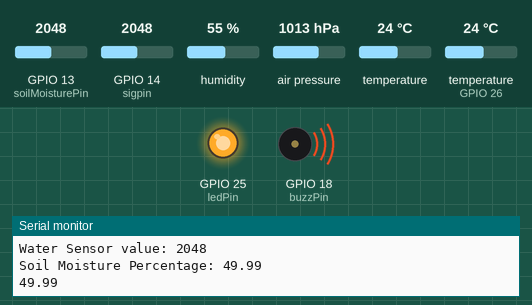
Recording of a sketch running on a simulated ESP32. Shown: output pins drawn as LEDs (lit = HIGH), buzzer (waves = sounding, pin HIGH), the last lines printed to the serial monitor. The inputs (shaded band) are chosen by the test bench; at power-on: GPIO 14 (sigpin) = 2048, GPIO 13 (soilMoisturePin) = 2048, humidity 55 %, air pressure 1013 hPa, temperature 24 °C, temperature (sensor on GPIO 26) 24 °C. WiFi joins after 1.5 s; servers stay silent unless stated; pins used as bus, display or sensor lines are not drawn.

Above: at 6.1 s.
6.2 s: GPIO 14 (sigpin) set to 1065
10.9 s: GPIO 14 (sigpin) set to 968
At 13.9 s:
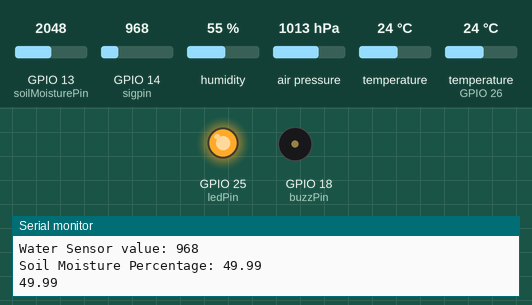
19.8 s: GPIO 14 (sigpin) set to 1040
At 22.56 s:
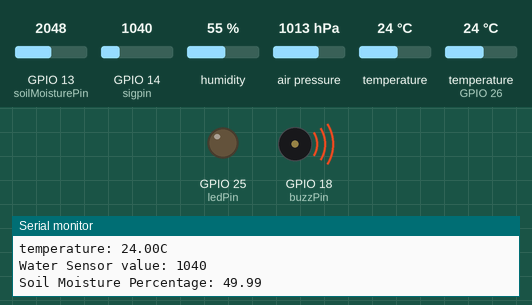
27.6 s: GPIO 14 (sigpin) set to 960
At 29.4 s:
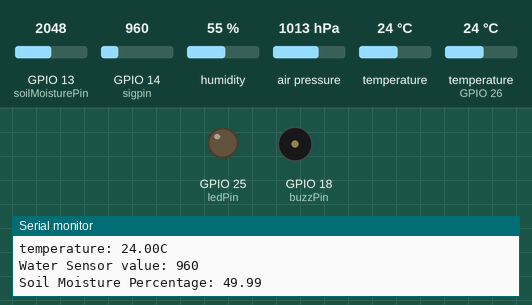
Timing chart, 0 to 37.5 s (numbered marks = the images above; inputs shaded):
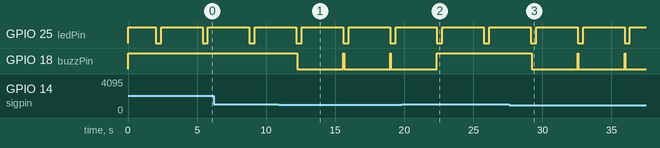

Measured:
- the behaviour switches between 1000 and 999 on GPIO 14 (sigpin) (found by bisection; images 0 and 1)
- after the input at 10.9 s, GPIO 18 (buzzPin): alternates HIGH for 0.06 s and LOW for 3.3 s, starting after 1.3 s
- after the input at 19.8 s, GPIO 18 (buzzPin): goes on until 22.4 s, then stays HIGH
- after the input at 27.6 s, GPIO 18 (buzzPin): alternates HIGH for 0.06 s and LOW for 3.3 s, starting after 1.6 s
- by itself, GPIO 25 (ledPin): alternates HIGH for 3.0 s and LOW for 0.39 s

The sketch:

sketch_jun28a.ino
```cpp
#include <Adafruit_BMP280.h>
#include <BlynkSimpleEsp32.h>
#include <Wire.h>
#include <Adafruit_Sensor.h>
#include <DHT.h>
#include <ThingSpeak.h>
#include <WiFi.h>


#define BMP280_I2C_ADDRESS 0x76
Adafruit_BMP280 bmp280;

#define DHTTYPE DHT11
#define dht_dpin 26
DHT dht(dht_dpin, DHTTYPE);


#define powpin 21
#define sigpin 14

#define soilMoisturePin 13
#define soilMoistureThreshold 5000
#define ledPin 25
#define buzzPin 18

#define waterLevelThreshold 1000

// Your WiFi credentials.
// Set password to "" for open networks.
char ssid[] = "1+";
char pass[] = "12345677";

WiFiClient client;

long writeChannelID = 1781974;
const char* writeAPIKey = "2AMROSJGH0B3XT4I";

void setup() {
  // put your setup code here, to run once:
  Serial.begin(9600);
  dht.begin();
  pinMode(powpin, OUTPUT);
  digitalWrite(powpin, LOW);
  pinMode(ledPin, OUTPUT);
  digitalWrite(ledPin, HIGH);
  pinMode(buzzPin, OUTPUT);
  digitalWrite(buzzPin, HIGH);


  ThingSpeak.begin(client);

}


void loop() {
  // put your main code here, to run repeatedly:
  WiFi.begin(ssid, pass);
  while (WiFi.status() != WL_CONNECTED) {
    Serial.println("Connecting to WiFi...");
    delay(1000);
  }
  Serial.println("WiFi Connected!");
  digitalWrite(buzzPin, HIGH);
  digitalWrite(ledPin, LOW);

  Serial.print("pressure= ");
  float pressure = bmp280.readPressure();
  Serial.println(pressure / 100);

  float hum = dht.readHumidity();
  float temp = bmp280.readTemperature();
  Serial.print("temperature: ");
  Serial.print(temp);

  if (isnan(hum) || isnan(temp))
  {
    Serial.println("Sensor Not Working");
  }

  else
  {
    Serial.print("humidity: ");
    Serial.print(hum);
    Serial.print("%");
    Serial.println();
    Serial.print("temperature: ");
    Serial.print(temp);
    Serial.print("C ");
    Serial.println();
  }

  digitalWrite(powpin, HIGH);
  int WaterLevelValue = analogRead(sigpin);
  digitalWrite(powpin, LOW);

  Serial.print("Water Sensor value: ");
  Serial.println(WaterLevelValue);

  if (WaterLevelValue < waterLevelThreshold)
  {
    digitalWrite(buzzPin, LOW);
  }

  float soilMoistureValue = analogRead(soilMoisturePin);
  Serial.print("Soil Moisture Percentage: ");
  soilMoistureValue = soilMoistureValue / 4095;
  float Moisture_percentage = soilMoistureValue * 100;
  float percent = 100 - Moisture_percentage;
  Serial.println(percent);
  ThingSpeak.writeField(writeChannelID, 4, percent, writeAPIKey);
  Serial.println(percent);


  if (soilMoistureValue < soilMoistureThreshold)
  {
    digitalWrite(ledPin, HIGH);
  }

  Serial.println();
  delay(3000);
}
```
